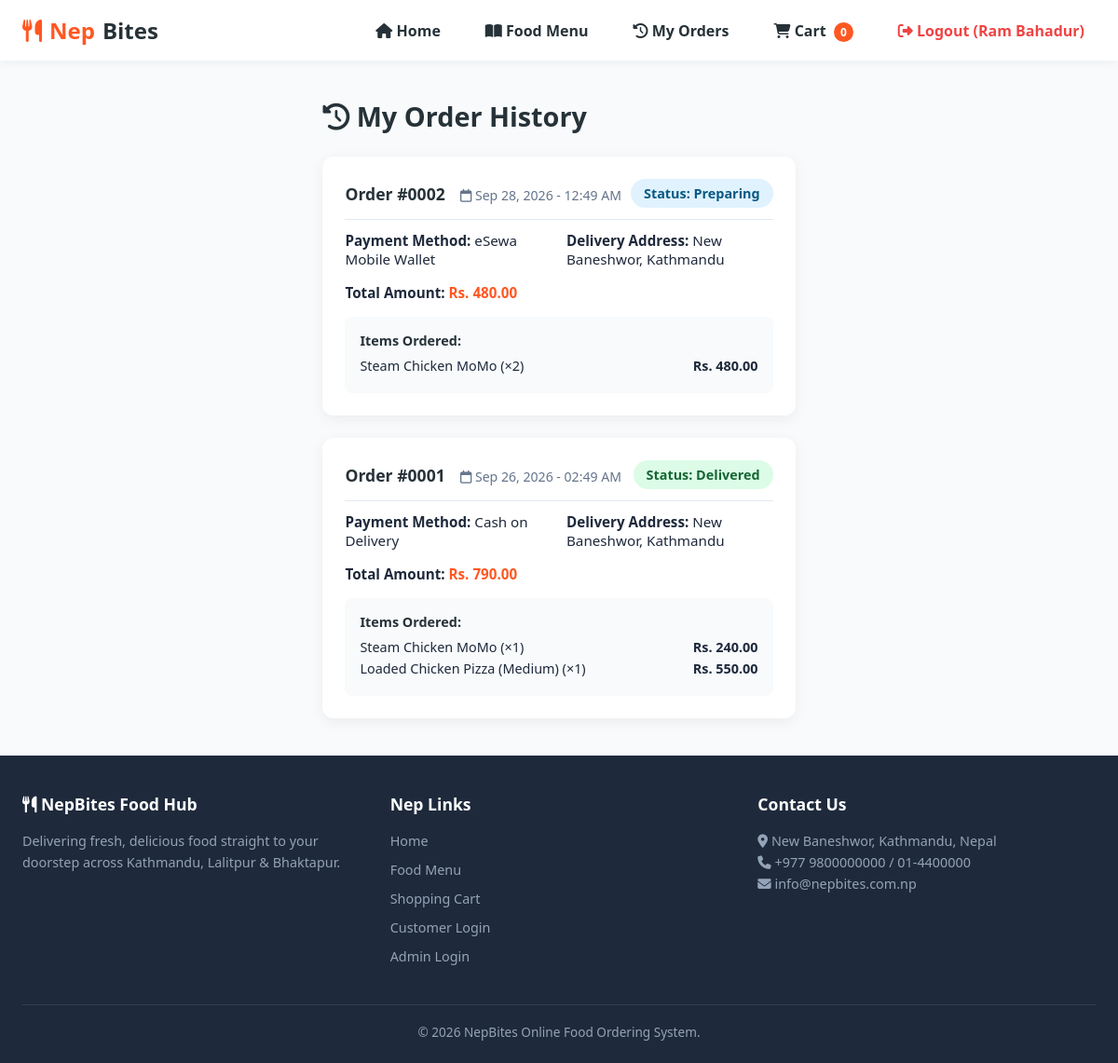
The page /my-orders.php (signed in) on the database its author committed.
### tables this page shows
CREATE TABLE `orders` (
  `id` INT AUTO_INCREMENT PRIMARY KEY,
  `user_id` INT DEFAULT NULL,
  `total_amount` DECIMAL(10,2) NOT NULL,
  `customer_name` VARCHAR(100) NOT NULL,
  `customer_phone` VARCHAR(20) NOT NULL,
  `customer_email` VARCHAR(100) NOT NULL,
  `delivery_address` TEXT NOT NULL,
  `payment_method` VARCHAR(50) DEFAULT 'Cash on Delivery',
  `status` ENUM('Pending', 'Preparing', 'Out for Delivery', 'Delivered', 'Cancelled') DEFAULT 'Pending',
  `order_date` DATETIME DEFAULT CURRENT_TIMESTAMP,
  FOREIGN KEY (`user_id`) REFERENCES `users`(`id`) ON DELETE SET NULL
);

CREATE TABLE `order_items` (
  `id` INT AUTO_INCREMENT PRIMARY KEY,
  `order_id` INT NOT NULL,
  `food_id` INT NOT NULL,
  `food_title` VARCHAR(150) NOT NULL,
  `price` DECIMAL(10,2) NOT NULL,
  `qty` INT NOT NULL,
  `total` DECIMAL(10,2) NOT NULL,
  FOREIGN KEY (`order_id`) REFERENCES `orders`(`id`) ON DELETE CASCADE
);

### my-orders.php (the view, shortened to what this page needs)
<?php
require_once 'header.php';
$user_id = (int)$_SESSION['user_id'];
$sql = "SELECT * FROM orders WHERE user_id = $user_id ORDER BY id DESC";
$res = mysqli_query($conn, $sql);
?>
<div class="container">
    <div class="section-title">
        <span><i class="fa-solid fa-clock-rotate-left"></i> My Order History</span>
    </div>
    <?php if ($res && mysqli_num_rows($res) > 0): ?>
        <div style="display: flex; flex-direction: column; gap: 1.5rem;">
            <?php while ($order = mysqli_fetch_assoc($res)): ?>
                <?php
                $order_id = $order['id'];
                $status = $order['status'];
                $badge_class = 'badge-pending';
                if ($status === 'Preparing') $badge_class = 'badge-preparing';
                if ($status === 'Delivered') $badge_class = 'badge-delivered';
                $sql_items = "SELECT * FROM order_items WHERE order_id = $order_id";
                $res_items = mysqli_query($conn, $sql_items);
                ?>
                <div style="background: white; border-radius: var(--radius); padding: 1.5rem; box-shadow: var(--shadow);">
                    <div style="display: flex; justify-content: space-between; align-items: center; border-bottom: 1px solid var(--border-color); padding-bottom: 12px; margin-bottom: 12px; flex-wrap: wrap; gap: 10px;">
                        <div>
                            <span style="font-weight: 800; font-size: 1.1rem; color: var(--secondary-color);">Order #<?php echo sprintf('%04d', $order_id); ?></span>
                            <span style="font-size: 0.88rem; color: var(--text-muted); margin-left: 12px;">
                                <i class="fa-regular fa-calendar"></i> <?php echo date('M d, Y - h:i A', strtotime($order['order_date'])); ?>
                            </span>
                        </div>
                        <div>
                            <span class="badge <?php echo $badge_class; ?>" style="font-size: 0.9rem; padding: 6px 14px;">
                                Status: <?php echo $status; ?>
                            </span>
                        </div>
                    </div>
                    <div style="display: grid; grid-template-columns: repeat(auto-fit, minmax(200px, 1fr)); gap: 1rem; margin-bottom: 1rem; font-size: 0.95rem;">
                        <div><strong>Payment Method:</strong> <?php echo htmlspecialchars($order['payment_method']); ?></div>
                        <div><strong>Delivery Address:</strong> <?php echo htmlspecialchars($order['delivery_address']); ?></div>
                        <div><strong>Total Amount:</strong> <span style="color: var(--primary-color); font-weight: 800;">Rs. <?php echo number_format($order['total_amount'], 2); ?></span></div>
                    </div>
                    <div style="background: var(--bg-light); border-radius: 8px; padding: 1rem;">
                        <strong style="display: block; margin-bottom: 8px; font-size: 0.9rem; color: var(--secondary-color);">Items Ordered:</strong>
                        <ul style="list-style: none; padding: 0;">
                            <?php while ($item = mysqli_fetch_assoc($res_items)): ?>
                                <li style="display: flex; justify-content: space-between; font-size: 0.9rem; margin-bottom: 4px;">
                                    <span><?php echo htmlspecialchars($item['food_title']); ?> (×<?php echo $item['qty']; ?>)</span>
                                    <span style="font-weight: 600;">Rs. <?php echo number_format($item['total'], 2); ?></span>
                                </li>
                            <?php endwhile; ?>
                        </ul>
                    </div>
                </div>
            <?php endwhile; ?>
        </div>
    <?php endif; ?>
</div>
<?php require_once 'footer.php'; ?>

### style.css (style rules this page uses)
:root { --primary-color: #ff5722; --primary-hover: #e64a19; --secondary-color: #263238; --accent-color: #ffc107; --bg-light: #f8fafc; --card-bg: #ffffff; --text-dark: #1e293b; --text-muted: #64748b; --border-color: #e2e8f0; --shadow: 0 4px 15px rgba(0, 0, 0, 0.06); --shadow-hover: 0 8px 25px rgba(255, 87, 34, 0.15); --radius: 12px; --transition: all 0.25s ease-in-out; }
* { margin: 0; padding: 0; box-sizing: border-box; font-family: 'Segoe UI', system-ui, -apple-system, sans-serif; }
body { background-color: var(--bg-light); color: var(--text-dark); display: flex; flex-direction: column; min-height: 100vh; }
.container { max-width: 1400px; margin: 2.5rem auto; padding: 0 1.5rem; flex: 1; }
.section-title { font-size: 1.8rem; font-weight: 700; color: var(--secondary-color); margin-bottom: 1.5rem; display: flex; align-items: center; justify-content: space-between; }
.badge { padding: 4px 10px; border-radius: 50px; font-size: 0.8rem; font-weight: 700; display: inline-block; }
.badge-preparing { background: #e0f2fe; color: #075985; }
.badge-delivered { background: #dcfce7; color: #166534; }

### rows shown on the page
orders: id "0002", order_date "Sep 28, 2026 - 12:49 AM", status "Preparing", payment_method "eSewa Mobile Wallet", delivery_address "New Baneshwor, Kathmandu", total_amount "480.00"
order_items: food_title "Steam Chicken MoMo", qty "2", total "480.00"
orders: id "0001", order_date "Sep 26, 2026 - 02:49 AM", status "Delivered", payment_method "Cash on Delivery", delivery_address "New Baneshwor, Kathmandu", total_amount "790.00"
order_items: food_title "Steam Chicken MoMo", qty "1", total "240.00"
order_items: food_title "Loaded Chicken Pizza (Medium)", qty "1", total "550.00"

### other values the page prints
$cart_count "0"
$_SESSION['user_name'] "Ram Bahadur"
